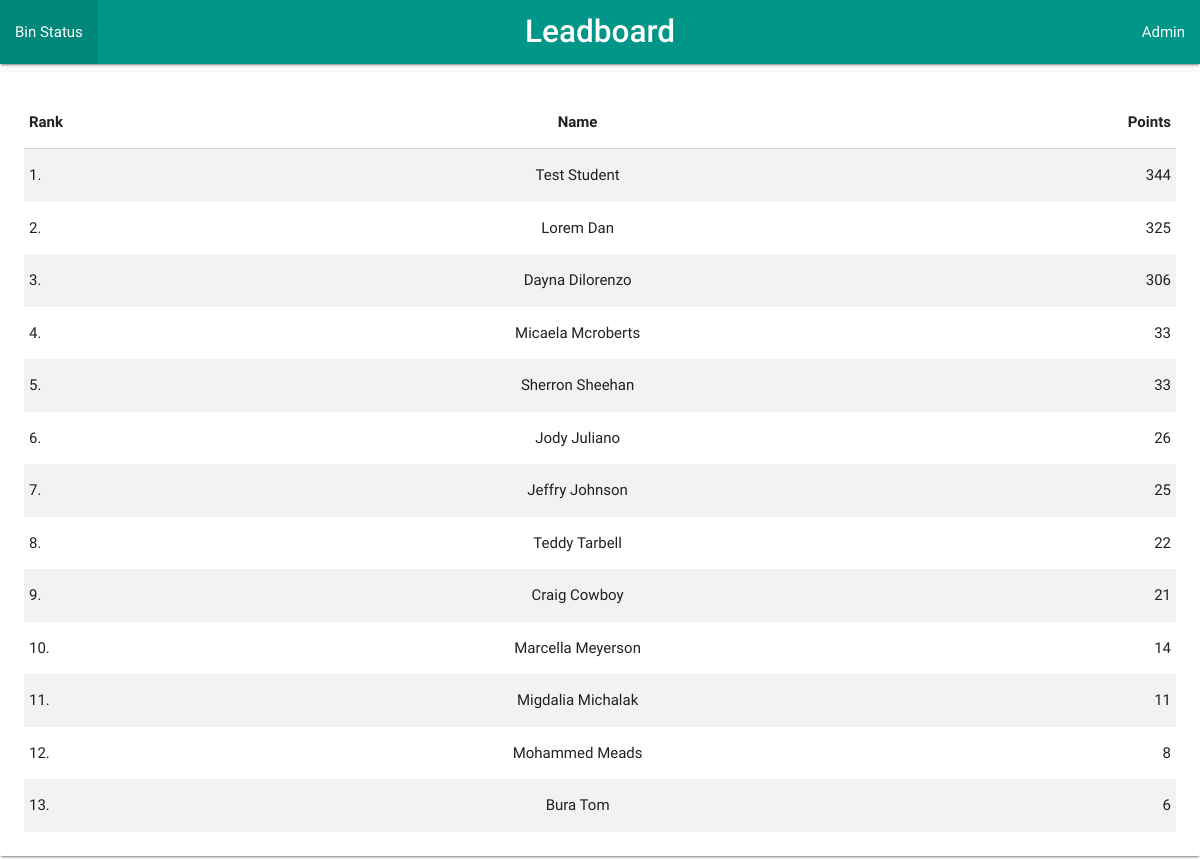
The page /bin/scoreboard/ on the database as committed earlier.
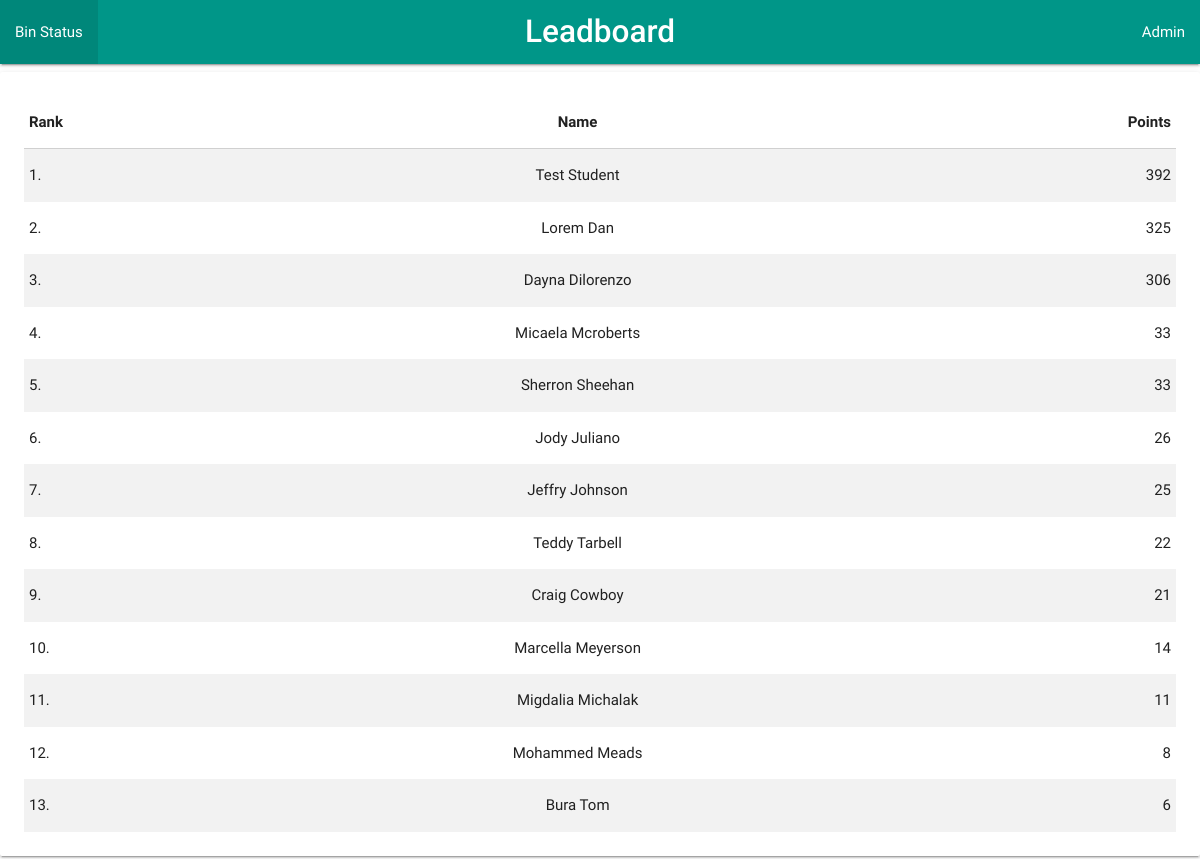
The same page on the database as committed later.
### bin/models.py (models this page shows, shortened)
class Student(models.Model):
    full_name = models.CharField(max_length=250, default='')
    score = models.IntegerField(default=0)
    last_ts = models.IntegerField(default=0)
    current_ts = models.IntegerField(default=0)
    gender = models.CharField(max_length=10, default='')
    prof_img = models.CharField(max_length=250, default='')
    id_num = models.CharField(max_length=250, default='')

### bin/views.py (the view)
# urls.py: path('scoreboard/', views.scoreboard),
def scoreboard(request):
	scanned_id = CurrentId.objects.all().filter(pk=1)[0]
	print('verify_id_ts', verify_id_ts())
	score = ArduScore.objects.all().filter(pk=1)[0]
	score = score.score
	scanned_id = scanned_id.id_num
	if verify_id_ts():
		if score != 0 and score > 1:
			msg = 'Congratulations, you have scored ' + str(score) + ' points!'
		elif score == 1:
			msg = msg = 'Congratulations, you have scored 1 point!'
		else:
			msg = 'You have scored 0 points!'
	else:
		msg = ''
	stdt = Student.objects.filter(id_num=scanned_id)[0]
	priv_score = stdt.score
	print('Priv Score', priv_score)
	if verify_id_ts():
		Student.objects.filter(id_num=scanned_id).update(score=score+priv_score)
	all_stds = Student.objects.all().order_by('-score')
	args={'all_stds': all_stds, 'msg': msg,}
	print(scanned_id, score)
	return render(request, 'bin/scoreboard.html', args)

### bin/views.py (called while the page is built)
def verify_id_ts():
	scanned_id_ts_obj = CurrentId.objects.all().filter(pk=1)[0]
	scanned_id_ts = scanned_id_ts_obj.current_ts
	time_diff = int(time.time()) - scanned_id_ts
	print('c_ts - scanned_id_ts', time_diff)
	return time_diff < 15

### bin/templates/bin/scoreboard.html (shortened to what this page needs)
{% extends 'bin/base.html' %}
{% load static %}
{% block content %}
            <div class="card-panel">
                <table class="striped highlight">
                    <thead>
                        <tr>
                            <th class="left">Rank</th>
                            <th class="center">Name</th>
                            <th class="right">Points</th>
                        </tr>
                    </thead>
                    <tbody>
                    	{% for i in all_stds %}
                        <tr>
                            <td class="left">{{forloop.counter}}.</td>
                            <td class="center">{{i.full_name}}</td>
                            <td class="right">{{i.score}}</td>
                        </tr>
                        {% endfor %}
                    </tbody>
                    </table>
            </div>
{% endblock content %}

Rows that differ between the two databases and show on the page:
changed Student "Test Student": score "344" → "392"
